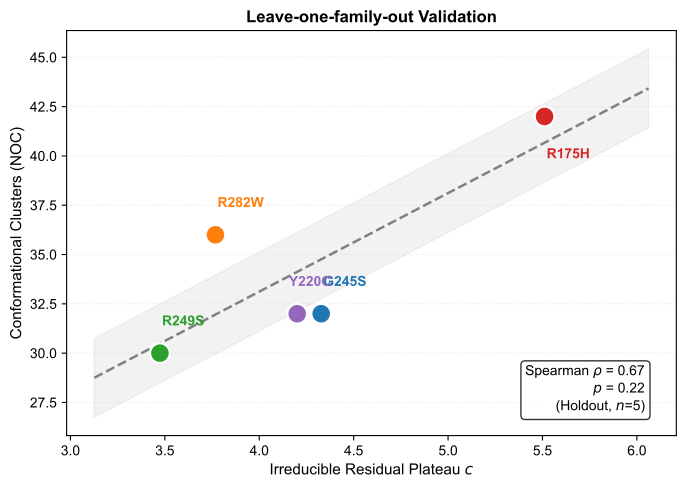

Python code for this plot:
import matplotlib.pyplot as plt
import numpy as np
from scipy.stats import spearmanr

plt.rcParams.update({
    "font.family": "sans-serif", "font.sans-serif": ["Arial", "Helvetica"],
    "font.size": 11, "axes.titlesize": 12, "axes.labelsize": 11,
    "legend.fontsize": 9, "xtick.labelsize": 10, "ytick.labelsize": 10,
    "figure.dpi": 300, "savefig.dpi": 300, "savefig.bbox": "tight"
})

# holdout 编码器的 c 值
c_hold = [5.511, 4.328, 3.474, 3.768, 4.201]
noc = [42, 32, 30, 36, 32]
mut_names = ["R175H", "G245S", "R249S", "R282W", "Y220C"]
colors = {"R175H": "#D62728", "G245S": "#1F77B4", "R249S": "#2CA02C",
          "R282W": "#FF7F0E", "Y220C": "#9467BD"}

rho, p = spearmanr(c_hold, noc)

fig, ax = plt.subplots(figsize=(7, 5))

# 趋势线和置信带
z = np.polyfit(c_hold, noc, 1)
p_line = np.poly1d(z)
c_range = np.linspace(min(c_hold)*0.9, max(c_hold)*1.1, 50)
pred = p_line(c_range)
# 简单置信带
ax.fill_between(c_range, pred-2, pred+2, color="gray", alpha=0.1)
ax.plot(c_range, pred, color="gray", linestyle="--", linewidth=1.8)

# 散点
for name, cx, ny in zip(mut_names, c_hold, noc):
    ax.scatter(cx, ny, color=colors[name], s=200, edgecolors="white", linewidths=1.5, zorder=5)
    dx, dy = 0.15, 2
    if name == "R175H": dy = -3
    if name == "Y220C": dx = -0.6
    ax.annotate(name, (cx, ny), textcoords="offset points", xytext=(dx*10, dy*10),
                 fontsize=10, color=colors[name], weight="bold")

# 统计量
ax.text(0.95, 0.05, f"Spearman $\\rho$ = {rho:.2f}\n$p$ = {p:.2f}\n(Holdout, $n$=5)",
        transform=ax.transAxes, ha="right", va="bottom", fontsize=10,
        bbox=dict(boxstyle="round,pad=0.3", facecolor="white", alpha=0.8))

ax.set_xlabel("Irreducible Residual Plateau $c$")
ax.set_ylabel("Conformational Clusters (NOC)")
ax.set_title("Leave-one-family-out Validation", fontweight="bold")
ax.grid(axis="y", linestyle=":", alpha=0.3)

plt.tight_layout()
plt.savefig("Figures/figS1_holdout.pdf")
print("figS1_holdout.pdf saved.")
